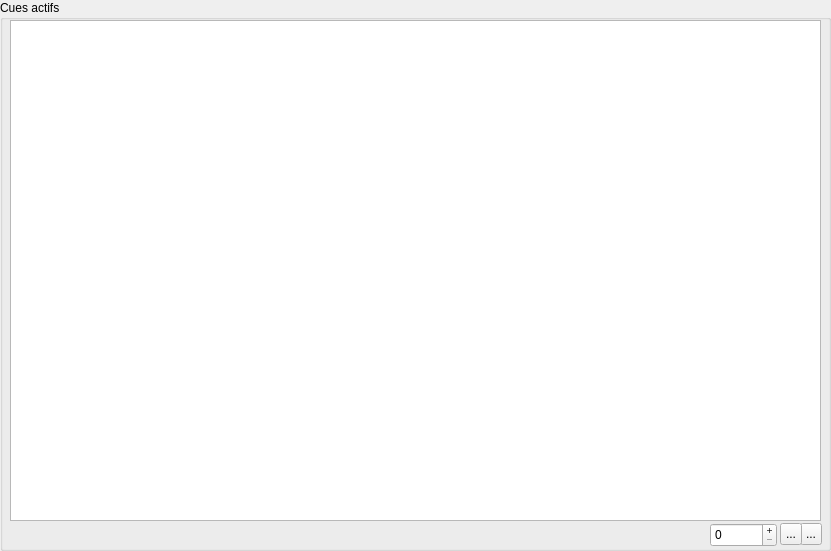
  <widget class="QGroupBox" name="groupBox_5">
   <property name="geometry">
    <rect>
     <x>10</x>
     <y>130</y>
     <width>831</width>
     <height>551</height>
    </rect>
   </property>
   <property name="title">
    <string>Cues actifs</string>
   </property>
   <widget class="QTableWidget" name="cue_table_widget">
    <property name="geometry">
     <rect>
      <x>10</x>
      <y>20</y>
      <width>811</width>
      <height>501</height>
     </rect>
    </property>
   </widget>
   <widget class="QToolButton" name="zoom">
    <property name="geometry">
     <rect>
      <x>800</x>
      <y>523</y>
      <width>22</width>
      <height>22</height>
     </rect>
    </property>
    <property name="text">
     <string>...</string>
    </property>
    <property name="icon">
     <iconset>
      <normaloff>icon/vpe32x32_zoom_fit_inc.png</normaloff>icon/vpe32x32_zoom_fit_inc.png</iconset>
    </property>
   </widget>
   <widget class="QToolButton" name="unzoom">
    <property name="geometry">
     <rect>
      <x>780</x>
      <y>523</y>
      <width>22</width>
      <height>22</height>
     </rect>
    </property>
    <property name="text">
     <string>...</string>
    </property>
    <property name="icon">
     <iconset>
      <normaloff>icon/vpe32x32_zoom_fit_dec.png</normaloff>icon/vpe32x32_zoom_fit_dec.png</iconset>
    </property>
   </widget>
   <widget class="QSpinBox" name="zoom_spin">
    <property name="geometry">
     <rect>
      <x>710</x>
      <y>523</y>
      <width>67</width>
      <height>24</height>
     </rect>
    </property>
    <property name="buttonSymbols">
     <enum>QAbstractSpinBox::ButtonSymbols::PlusMinus</enum>
    </property>
    <property name="maximum">
     <number>1000</number>
    </property>
   </widget>
  </widget>
